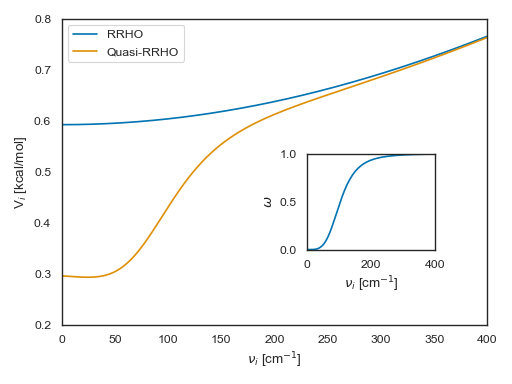

Reproduce this figure in Python.
#!/usr/bin/python3

"""Validate Grimme's QRRHO treatment for vibrational enthalpy.

Quasi-Rigid Rotor Harmonic Oscillator (QRRHO) models attempt to improve free
energies for weakly bounded structures.
"""

import numpy as np
import matplotlib.pyplot as plt
import seaborn as sns

from overreact import _thermo
from overreact import constants

sns.set(style="white", palette="colorblind")

vibfreqs = np.linspace(0.0001, 400.0, num=400)
vibmoments = _thermo._gas._vibrational_moment(vibfreqs)

fig, ax = plt.subplots()
ax.plot(
    vibfreqs,
    [
        _thermo._gas.calc_vib_energy(vibfreq, qrrho=False) / constants.kcal
        for vibfreq in vibfreqs
    ],
    "-",
    label="RRHO",
)
ax.plot(
    vibfreqs,
    [
        _thermo._gas.calc_vib_energy(vibfreq, qrrho=True) / constants.kcal
        for vibfreq in vibfreqs
    ],
    "-",
    label="Quasi-RRHO",
)

inset = fig.add_axes([0.6, 0.35, 0.25, 0.25])
weights = _thermo._gas._head_gordon_damping(vibfreqs)
inset.plot(vibfreqs, weights)

ax.set_ylabel("V$_i$ [kcal/mol]")
ax.set_xlabel(r"$\nu_i$ [cm$^{-1}$]")
inset.set_ylabel(r"$\omega$")
inset.set_xlabel(r"$\nu_i$ [cm$^{-1}$]")

ax.set_ylim(0.2, 0.8)
ax.set_xlim(0, 400)
inset.set_ylim(0.0, 1.0)
inset.set_xlim(0, 400)

ax.legend()
fig.tight_layout()
plt.show()
